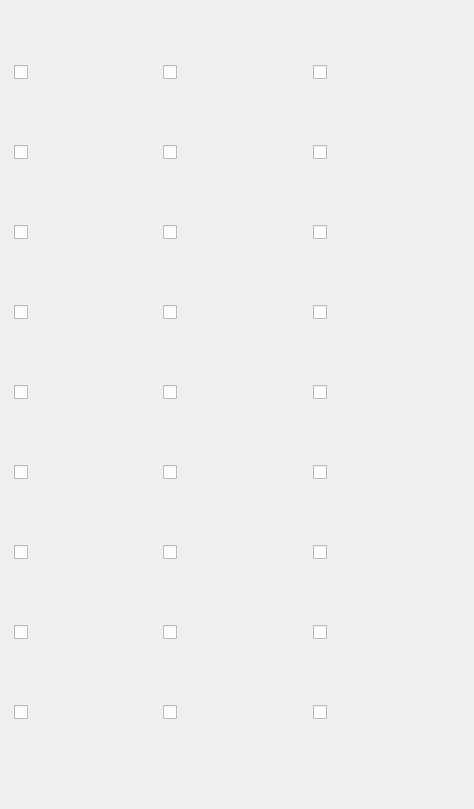
    <widget class="QWidget" name="Kozaa">
     <attribute name="title">
      <string>Кожаная Б.</string>
     </attribute>
     <widget class="QFrame" name="Into_Frame_Item_2">
      <property name="geometry">
       <rect>
        <x>5</x>
        <y>-3</y>
        <width>460</width>
        <height>800</height>
       </rect>
      </property>
      <layout class="QGridLayout" name="gridLayout_3">
       <item row="4" column="0">
        <widget class="QCheckBox" name="checkBox32">
         <property name="text">
          <string/>
         </property>
         <property name="icon">
          <iconset>
           <normaloff>Pictures/T6_HEAD_LEATHER_ROYAL@0.png</normaloff>Pictures/T6_HEAD_LEATHER_ROYAL@0.png</iconset>
         </property>
         <property name="iconSize">
          <size>
           <width>90</width>
           <height>90</height>
          </size>
         </property>
         <property name="checkable">
          <bool>true</bool>
         </property>
        </widget>
       </item>
       <item row="5" column="2">
        <widget class="QCheckBox" name="checkBox51">
         <property name="text">
          <string/>
         </property>
         <property name="icon">
          <iconset>
           <normaloff>Pictures/T6_SHOES_LEATHER_HELL@0.png</normaloff>Pictures/T6_SHOES_LEATHER_HELL@0.png</iconset>
         </property>
         <property name="iconSize">
          <size>
           <width>90</width>
           <height>90</height>
          </size>
         </property>
         <property name="checkable">
          <bool>true</bool>
         </property>
        </widget>
       </item>
       <item row="7" column="0">
        <widget class="QCheckBox" name="checkBox35">
         <property name="text">
          <string/>
         </property>
         <property name="icon">
          <iconset>
           <normaloff>Pictures/T6_HEAD_LEATHER_AVALON@0.png</normaloff>Pictures/T6_HEAD_LEATHER_AVALON@0.png</iconset>
         </property>
         <property name="iconSize">
          <size>
           <width>90</width>
           <height>90</height>
          </size>
         </property>
         <property name="checkable">
          <bool>true</bool>
         </property>
        </widget>
       </item>
       <item row="8" column="2">
        <widget class="QCheckBox" name="checkBox54">
         <property name="text">
          <string/>
         </property>
         <property name="icon">
          <iconset>
           <normaloff>Pictures/T6_SHOES_LEATHER_FEY@0.png</normaloff>Pictures/T6_SHOES_LEATHER_FEY@0.png</iconset>
         </property>
         <property name="iconSize">
          <size>
           <width>90</width>
           <height>90</height>
          </size>
         </property>
         <property name="checkable">
          <bool>true</bool>
         </property>
        </widget>
       </item>
       <item row="4" column="2">
        <widget class="QCheckBox" name="checkBox50">
         <property name="text">
          <string/>
         </property>
         <property name="icon">
          <iconset>
           <normaloff>Pictures/T6_SHOES_LEATHER_ROYAL@0.png</normaloff>Pictures/T6_SHOES_LEATHER_ROYAL@0.png</iconset>
         </property>
         <property name="iconSize">
          <size>
           <width>90</width>
           <height>90</height>
          </size>
         </property>
         <property name="checkable">
          <bool>true</bool>
         </property>
        </widget>
       </item>
       <item row="3" column="2">
        <widget class="QCheckBox" name="checkBox49">
         <property name="text">
          <string/>
         </property>
         <property name="icon">
          <iconset>
           <normaloff>Pictures/T6_SHOES_LEATHER_MORGANA@0.png</normaloff>Pictures/T6_SHOES_LEATHER_MORGANA@0.png</iconset>
         </property>
         <property name="iconSize">
          <size>
           <width>90</width>
           <height>90</height>
          </size>
         </property>
         <property name="checkable">
          <bool>true</bool>
         </property>
        </widget>
       </item>
       <item row="0" column="0">
        <widget class="QCheckBox" name="checkBox28">
         <property name="text">
          <string/>
         </property>
         <property name="icon">
          <iconset>
           <normaloff>Pictures/T6_HEAD_LEATHER_SET1@0.png</normaloff>Pictures/T6_HEAD_LEATHER_SET1@0.png</iconset>
         </property>
         <property name="iconSize">
          <size>
           <width>90</width>
           <height>90</height>
          </size>
         </property>
         <property name="checkable">
          <bool>true</bool>
         </property>
        </widget>
       </item>
       <item row="0" column="2">
        <widget class="QCheckBox" name="checkBox46">
         <property name="text">
          <string/>
         </property>
         <property name="icon">
          <iconset>
           <normaloff>Pictures/T6_SHOES_LEATHER_SET1@0.png</normaloff>Pictures/T6_SHOES_LEATHER_SET1@0.png</iconset>
         </property>
         <property name="iconSize">
          <size>
           <width>90</width>
           <height>90</height>
          </size>
         </property>
         <property name="checkable">
          <bool>true</bool>
         </property>
        </widget>
       </item>
       <item row="7" column="2">
        <widget class="QCheckBox" name="checkBox53">
         <property name="text">
          <string/>
         </property>
         <property name="icon">
          <iconset>
           <normaloff>Pictures/T6_SHOES_LEATHER_AVALON@0.png</normaloff>Pictures/T6_SHOES_LEATHER_AVALON@0.png</iconset>
         </property>
         <property name="iconSize">
          <size>
           <width>90</width>
           <height>90</height>
          </size>
         </property>
         <property name="checkable">
          <bool>true</bool>
         </property>
        </widget>
       </item>
       <item row="0" column="1">
        <widget class="QCheckBox" name="checkBox37">
         <property name="text">
          <string/>
         </property>
         <property name="icon">
          <iconset>
           <normaloff>Pictures/T6_ARMOR_LEATHER_SET1@0.png</normaloff>Pictures/T6_ARMOR_LEATHER_SET1@0.png</iconset>
         </property>
         <property name="iconSize">
          <size>
           <width>90</width>
           <height>90</height>
          </size>
         </property>
         <property name="checkable">
          <bool>true</bool>
         </property>
        </widget>
       </item>
       <item row="1" column="0">
        <widget class="QCheckBox" name="checkBox29">
         <property name="text">
          <string/>
         </property>
         <property name="icon">
          <iconset>
           <normaloff>Pictures/T6_HEAD_LEATHER_SET2@0.png</normaloff>Pictures/T6_HEAD_LEATHER_SET2@0.png</iconset>
         </property>
         <property name="iconSize">
          <size>
           <width>90</width>
           <height>90</height>
          </size>
         </property>
         <property name="checkable">
          <bool>true</bool>
         </property>
        </widget>
       </item>
       <item row="2" column="1">
        <widget class="QCheckBox" name="checkBox39">
         <property name="text">
          <string/>
         </property>
         <property name="icon">
          <iconset>
           <normaloff>Pictures/T6_ARMOR_LEATHER_SET3@0.png</normaloff>Pictures/T6_ARMOR_LEATHER_SET3@0.png</iconset>
         </property>
         <property name="iconSize">
          <size>
           <width>90</width>
           <height>90</height>
          </size>
         </property>
         <property name="checkable">
          <bool>true</bool>
         </property>
        </widget>
       </item>
       <item row="8" column="0">
        <widget class="QCheckBox" name="checkBox36">
         <property name="text">
          <string/>
         </property>
         <property name="icon">
          <iconset>
           <normaloff>Pictures/T6_HEAD_LEATHER_FEY@0.png</normaloff>Pictures/T6_HEAD_LEATHER_FEY@0.png</iconset>
         </property>
         <property name="iconSize">
          <size>
           <width>90</width>
           <height>90</height>
          </size>
         </property>
         <property name="checkable">
          <bool>true</bool>
         </property>
        </widget>
       </item>
       <item row="1" column="1">
        <widget class="QCheckBox" name="checkBox38">
         <property name="text">
          <string/>
         </property>
         <property name="icon">
          <iconset>
           <normaloff>Pictures/T6_ARMOR_LEATHER_SET2@0.png</normaloff>Pictures/T6_ARMOR_LEATHER_SET2@0.png</iconset>
         </property>
         <property name="iconSize">
          <size>
           <width>90</width>
           <height>90</height>
          </size>
         </property>
         <property name="checkable">
          <bool>true</bool>
         </property>
        </widget>
       </item>
       <item row="3" column="1">
        <widget class="QCheckBox" name="checkBox40">
         <property name="text">
          <string/>
         </property>
         <property name="icon">
          <iconset>
           <normaloff>Pictures/T6_ARMOR_LEATHER_MORGANA@0.png</normaloff>Pictures/T6_ARMOR_LEATHER_MORGANA@0.png</iconset>
         </property>
         <property name="iconSize">
          <size>
           <width>90</width>
           <height>90</height>
          </size>
         </property>
         <property name="checkable">
          <bool>true</bool>
         </property>
        </widget>
       </item>
       <item row="4" column="1">
        <widget class="QCheckBox" name="checkBox41">
         <property name="text">
          <string/>
         </property>
         <property name="icon">
          <iconset>
           <normaloff>Pictures/T6_ARMOR_LEATHER_ROYAL@0.png</normaloff>Pictures/T6_ARMOR_LEATHER_ROYAL@0.png</iconset>
         </property>
         <property name="iconSize">
          <size>
           <width>90</width>
           <height>90</height>
          </size>
         </property>
         <property name="checkable">
          <bool>true</bool>
         </property>
        </widget>
       </item>
       <item row="5" column="1">
        <widget class="QCheckBox" name="checkBox42">
         <property name="text">
          <string/>
         </property>
         <property name="icon">
          <iconset>
           <normaloff>Pictures/T6_ARMOR_LEATHER_HELL@0.png</normaloff>Pictures/T6_ARMOR_LEATHER_HELL@0.png</iconset>
         </property>
         <property name="iconSize">
          <size>
           <width>90</width>
           <height>90</height>
          </size>
         </property>
         <property name="checkable">
          <bool>true</bool>
         </property>
        </widget>
       </item>
       <item row="8" column="1">
        <widget class="QCheckBox" name="checkBox45">
         <property name="text">
          <string/>
         </property>
         <property name="icon">
          <iconset>
           <normaloff>Pictures/T6_ARMOR_LEATHER_FEY@0.png</normaloff>Pictures/T6_ARMOR_LEATHER_FEY@0.png</iconset>
         </property>
         <property name="iconSize">
          <size>
           <width>90</width>
           <height>90</height>
          </size>
         </property>
         <property name="checkable">
          <bool>true</bool>
         </property>
        </widget>
       </item>
       <item row="1" column="2">
        <widget class="QCheckBox" name="checkBox47">
         <property name="text">
          <string/>
         </property>
         <property name="icon">
          <iconset>
           <normaloff>Pictures/T6_SHOES_LEATHER_SET2@0.png</normaloff>Pictures/T6_SHOES_LEATHER_SET2@0.png</iconset>
         </property>
         <property name="iconSize">
          <size>
           <width>90</width>
           <height>90</height>
          </size>
         </property>
         <property name="checkable">
          <bool>true</bool>
         </property>
        </widget>
       </item>
       <item row="6" column="1">
        <widget class="QCheckBox" name="checkBox43">
         <property name="text">
          <string/>
         </property>
         <property name="icon">
          <iconset>
           <normaloff>Pictures/T6_ARMOR_LEATHER_UNDEAD@0.png</normaloff>Pictures/T6_ARMOR_LEATHER_UNDEAD@0.png</iconset>
         </property>
         <property name="iconSize">
          <size>
           <width>90</width>
           <height>90</height>
          </size>
         </property>
         <property name="checkable">
          <bool>true</bool>
         </property>
        </widget>
       </item>
       <item row="7" column="1">
        <widget class="QCheckBox" name="checkBox44">
         <property name="text">
          <string/>
         </property>
         <property name="icon">
          <iconset>
           <normaloff>Pictures/T6_ARMOR_LEATHER_AVALON@0.png</normaloff>Pictures/T6_ARMOR_LEATHER_AVALON@0.png</iconset>
         </property>
         <property name="iconSize">
          <size>
           <width>90</width>
           <height>90</height>
          </size>
         </property>
         <property name="checkable">
          <bool>true</bool>
         </property>
        </widget>
       </item>
       <item row="6" column="0">
        <widget class="QCheckBox" name="checkBox34">
         <property name="text">
          <string/>
         </property>
         <property name="icon">
          <iconset>
           <normaloff>Pictures/T6_HEAD_LEATHER_UNDEAD@0.png</normaloff>Pictures/T6_HEAD_LEATHER_UNDEAD@0.png</iconset>
         </property>
         <property name="iconSize">
          <size>
           <width>90</width>
           <height>90</height>
          </size>
         </property>
         <property name="checkable">
          <bool>true</bool>
         </property>
        </widget>
       </item>
       <item row="5" column="0">
        <widget class="QCheckBox" name="checkBox33">
         <property name="text">
          <string/>
         </property>
         <property name="icon">
          <iconset>
           <normaloff>Pictures/T6_HEAD_LEATHER_HELL@0.png</normaloff>Pictures/T6_HEAD_LEATHER_HELL@0.png</iconset>
         </property>
         <property name="iconSize">
          <size>
           <width>90</width>
           <height>90</height>
          </size>
         </property>
         <property name="checkable">
          <bool>true</bool>
         </property>
        </widget>
       </item>
       <item row="3" column="0">
        <widget class="QCheckBox" name="checkBox31">
         <property name="text">
          <string/>
         </property>
         <property name="icon">
          <iconset>
           <normaloff>Pictures/T6_HEAD_LEATHER_MORGANA@0.png</normaloff>Pictures/T6_HEAD_LEATHER_MORGANA@0.png</iconset>
         </property>
         <property name="iconSize">
          <size>
           <width>90</width>
           <height>90</height>
          </size>
         </property>
         <property name="checkable">
          <bool>true</bool>
         </property>
        </widget>
       </item>
       <item row="2" column="0">
        <widget class="QCheckBox" name="checkBox30">
         <property name="text">
          <string/>
         </property>
         <property name="icon">
          <iconset>
           <normaloff>Pictures/T6_HEAD_LEATHER_SET3@0.png</normaloff>Pictures/T6_HEAD_LEATHER_SET3@0.png</iconset>
         </property>
         <property name="iconSize">
          <size>
           <width>90</width>
           <height>90</height>
          </size>
         </property>
         <property name="checkable">
          <bool>true</bool>
         </property>
        </widget>
       </item>
       <item row="2" column="2">
        <widget class="QCheckBox" name="checkBox48">
         <property name="text">
          <string/>
         </property>
         <property name="icon">
          <iconset>
           <normaloff>Pictures/T6_SHOES_LEATHER_SET3@0.png</normaloff>Pictures/T6_SHOES_LEATHER_SET3@0.png</iconset>
         </property>
         <property name="iconSize">
          <size>
           <width>90</width>
           <height>90</height>
          </size>
         </property>
         <property name="checkable">
          <bool>true</bool>
         </property>
        </widget>
       </item>
       <item row="6" column="2">
        <widget class="QCheckBox" name="checkBox52">
         <property name="text">
          <string/>
         </property>
         <property name="icon">
          <iconset>
           <normaloff>Pictures/T6_SHOES_LEATHER_UNDEAD@0.png</normaloff>Pictures/T6_SHOES_LEATHER_UNDEAD@0.png</iconset>
         </property>
         <property name="iconSize">
          <size>
           <width>90</width>
           <height>90</height>
          </size>
         </property>
         <property name="checkable">
          <bool>true</bool>
         </property>
        </widget>
       </item>
      </layout>
     </widget>
    </widget>
